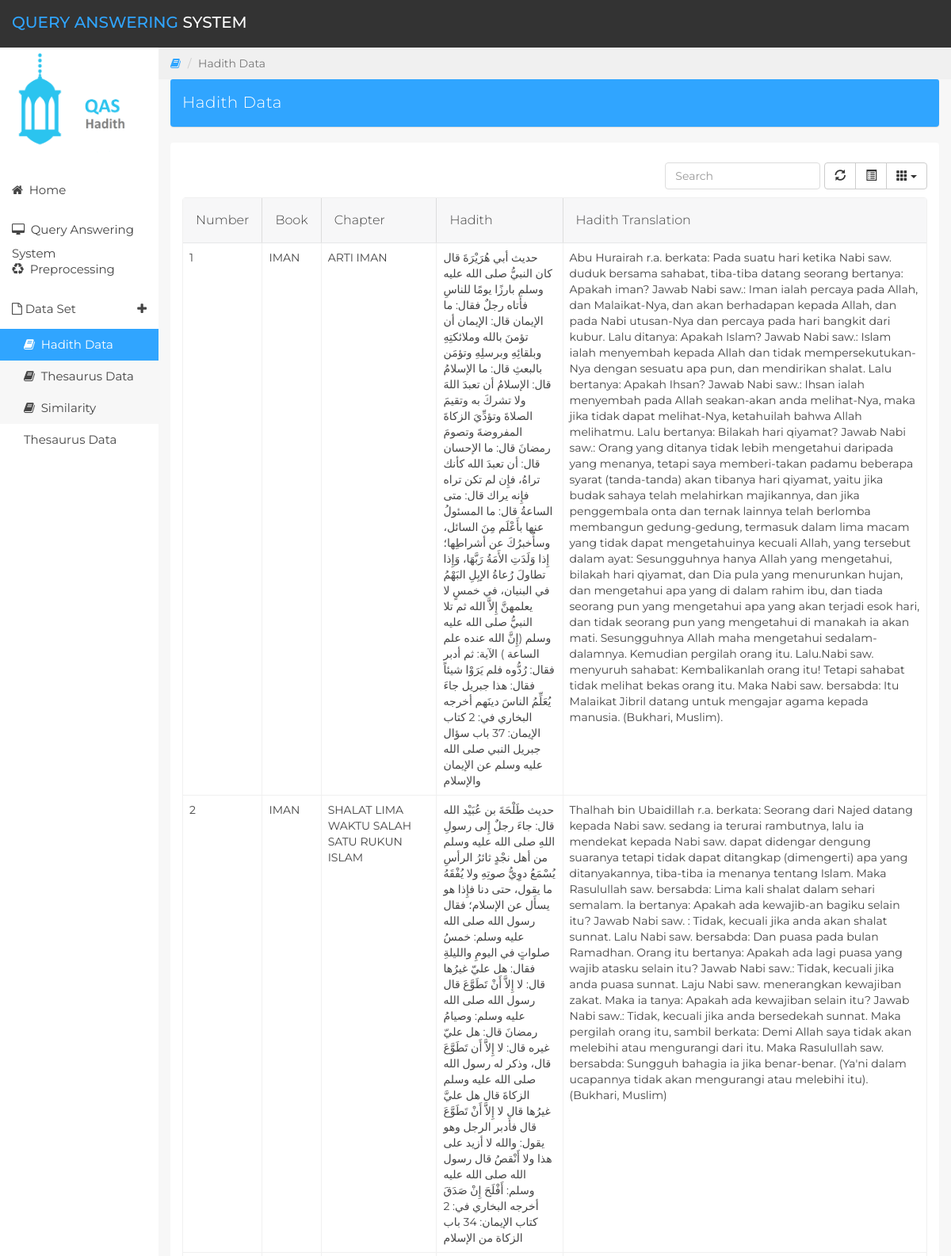
Page /dataset.php (upper part) on the committed database.
### tables this page shows
CREATE TABLE `tb_hadis` (
  `nomor_hadis` int(11) NOT NULL,
  `kitab` varchar(200) NOT NULL,
  `bab` varchar(200) NOT NULL,
  `hadits` longtext NOT NULL,
  `isi` text NOT NULL,
  `bobot` double NOT NULL
);

### dataset.php (the view, shortened to what this page needs)
<!DOCTYPE html>
<html>
<?php
    include("koneksi.php");
?>
<head>
		<link href="css/bootstrap.min.css" rel="stylesheet">
		<link href="css/font-awesome.min.css" rel="stylesheet">
		<link href="css/datepicker3.css" rel="stylesheet">
		<link href="css/bootstrap-table.css" rel="stylesheet">
		<link href="css/styles.css" rel="stylesheet">
	</head>
	<body>
    <nav class="navbar navbar-custom navbar-fixed-top" role="navigation">
			<div class="container-fluid">
				<div class="navbar-header">
					<a class="navbar-brand" href="#"><span>Query Answering</span> System</a>
				</div>
			</div>
		</nav>
		<div id="sidebar-collapse" class="col-sm-3 col-lg-2 sidebar">
			<div>
				<img src="images/qas_hadith_icon.png" width="180" class="img-responsive" alt="">
			</div>
			<ul class="nav menu">
				<li><a class="" href="index.php"><em class="fa fa-home">&nbsp;</em> Home</a></li>
				<li><a class="" href="search.php"><span class="fa fa-desktop">&nbsp;</span> Query Answering System</a></li>
				<li><a class="" href="preprocessing.php"><span class="fa fa-recycle">&nbsp;</span> Preprocessing</a></li>
				<li class="parent "><a data-toggle="collapse" href="#sub-item-1">
					<em class="fa fa-file-o">&nbsp;</em>Data Set<span data-toggle="collapse" href="#sub-item-1" class="icon pull-right"><i class="fa fa-plus"></i></span>
					</a>
					<ul class="children collapse in" id="sub-item-1">
						<li class="active"><a class="" href="dataset.php"><span class="fa fa-book">&nbsp;</span>
							Hadith Data
						</a></li>
						<li><a class="" href="data_thesaurus.php"><span class="fa fa-book">&nbsp;</span>
							Thesaurus Data
						</a></li>
						<li><a class="" href="data_sim_thesaurus.php"><span class="fa fa-book">&nbsp;</span>
							Similarity Thesaurus Data
						</a></li>
					</ul>
				</li>
			</ul>
        </div>
		<div class="col-sm-9 col-sm-offset-3 col-lg-10 col-lg-offset-2 main">
			<div class="row">
				<ol class="breadcrumb">
					<li><a href="#">
						<em class="fa fa-book"></em>
					</a></li>
					<li class="active">Hadith Data</li>
				</ol>
			</div>
			<div class="row">
				<div class="col-lg-12">
					<div class="panel panel-info">
						<div class="panel panel-heading">Hadith Data</div>
					</div>
				</div>
    		</div>
			<div class="row">
				<div class="col-lg-12">
					<div class="panel panel-default">
						<div class="panel-body">
							<table data-toggle="table"  data-show-refresh="true" data-show-toggle="true" data-show-columns="true" data-search="true" data-select-item-name="toolbar1" data-pagination="true" data-sort-name="name" data-sort-order="desc">
								<thead>
                                    <tr>
										<th data-field="no" data-sortable="true">Number</th>
                                        <th data-field="kitab" data-sortable="true">Book</th>
                                        <th data-field="bab" data-sortable="true">Chapter</th>
                                        <th data-field="hadits" data-sortable="true">Hadith</th>
                                        <th data-field="isi" data-sortable="true">Hadith Translation</th>
                                    </tr>
								</thead>
								<tbody>
								<?php
                                mysqli_query($connect,"SET CHARACTER SET utf8");
                                $query = mysqli_query($connect, "SELECT * FROM tb_hadis ORDER by nomor_hadis ASC") or die(("Can't Connect Database"));
                                $no = 1;
                                while ($row = mysqli_fetch_assoc($query)) {
                                    ?>
                                        <tr>
											<td><?php echo $no;?></td>
                                            <td><?php echo $row['kitab'];?></td>
                                            <td><?php echo $row['bab'];?></td>
                                            <td><?php echo $row['hadits'];?></td>
                                            <td><?php echo $row['isi'];?></td>
                                        </tr>
                                    <?PHP
                                    $no++;
                                }
                                ?>
								</tbody>
							</table>
						</div>
					</div>
				</div>
			</div>
		</div>
	</body>
</html>

### css/styles.css (style rules this page uses)
body { background: #f7f7f7; padding-top: 60px; font-size: 14px; color: #444444; font-family: "Montserrat", "Helvetica Neue", Helvetica, Arial, sans-serif; }
a, a:hover, a:focus { color: #30a5ff; }
.navbar-custom { background: #333; height: 60px; }
.navbar-header .navbar-brand { color: #fff; font-size: 20px; text-transform: uppercase; font-weight: 500; height: 60px; padding-top: 18px; }
.navbar-header .navbar-brand span { color: #30a5ff; }
.panel { border: 0; }
.panel-info > .panel-heading { background-color: #30a5ff; color: #fff; border: none; }
.panel-heading { font-size: 20px; font-weight: 300; letter-spacing: 0.025em; height: 60px; line-height: 38px; }
.navbar { border: 0; }
.sidebar { display: block; padding: 0; display: none; box-shadow: none; background: #fff; }
.sidebar ul { margin: 20px 0px; }
@media (min-width: 768px) { .sidebar { display: block; position: fixed; top: 60px; bottom: 0; left: 0; z-index: 1000; display: block; margin: 0; padding: 0; overflow-x: hidden; overflow-y: auto; } }
@media (min-width: 768px) { .navbar-header { width: 100%; } }
.sidebar ul.nav .active a, .sidebar ul.nav li.parent a.active, .sidebar ul.nav .active > a:hover, .sidebar ul.nav li.parent a.active:hover, .sidebar ul.nav .active > a:focus, .sidebar ul.nav li.parent a.active:focus, .sidebar ul.nav ul.children li.active a { color: #fff; background-color: #30a5ff; }
.sidebar ul.nav ul, .sidebar ul.nav ul li { list-style: none; list-style-type: none; }
.sidebar ul.nav li a { height: 50px; font-size: 15px; line-height: 2em; color: #444444; }
.sidebar ul.nav ul.children { width: auto; padding: 0; margin: 0; background: #f9f9f9; }
.sidebar ul.nav ul.children li a { height: 40px; background: #f7f7f7; color: #444444; }
.sidebar ul.nav li.parent ul li a { border: none; display: block; padding-left: 30px; line-height: 40px; border-radius: 0; }
.breadcrumb { border-radius: 0; padding: 10px 15px 10px 15px; background: #f0f0f0; margin: 0; }
.table { background: #fff; }

### dataset.php (style rules this page uses)
body { display:none; }

### rows in the picture
tb_hadis: kitab "IMAN", bab "ARTI IMAN", hadits "حديث أبي هُرَيْرَةَ قال كان النبيُّ صلى الله عليه وسلم بارزًا يومًا للناسِ فأَتاه رجلٌ فقال: ما الإيمان قال: الإيمان أن تؤمنَ بالله وملائكتِهِ وبلقائِهِ وبرسلِهِ وتؤمَن بالبعثِ قال: ما الإسلامُ قال: الإسلامُ أن تعبدَ اللهَ ولا تشركَ به وتقيمَ الصلاةَ وتؤدِّيَ الزكاةَ المفروضةَ وتصومَ رمضانَ قال: ما الإحسان قال: أن تعبدَ الله كأنك تراهُ، فإِن لم تكن تراه فإِنه يراك قال: متى الساعةُ قال: ما المسئولُ عنها بأَعْلَم مِنَ السائل، وسأُخبرُكَ عن أشراطِها؛ إِذا وَلَدَتِ الأَمَةُ رَبَّهَا، وَإِذا تطاولَ رُعاةُ الإبِلِ البَهْمُ في البنيان، في خمسٍ لا يعلمهنَّ إِلاَّ الله ثم تلا النبيُّ صلى الله عليه وسلم (إِنَّ الله عنده علم الساعة ) الآية: ثم أدبر فقال: رُدُّوه فلم يَرَوْا شيئاً فقال: هذا جبريل جاءَ…", isi "Abu Hurairah r.a. berkata: Pada suatu hari ketika Nabi saw. duduk bersama sahabat, tiba-tiba datang seorang bertanya: Apakah iman? Jawab Nabi saw.: Iman ialah percaya pada Allah, dan Malaikat-Nya, dan akan berhadapan kepada Allah, dan pada Nabi utusan-Nya dan percaya pada hari bangkit dari kubur. Lalu ditanya: Apakah Islam? Jawab Nabi saw.: Islam ialah menyembah kepada Allah dan tidak mempersekutukan-Nya dengan sesuatu apa pun, dan mendirikan shalat. Lalu bertanya: Apakah Ihsan? Jawab Nabi saw.: Ihsan ialah menyembah pada Allah seakan-akan anda melihat-Nya, maka jika tidak dapat melihat-Nya, ketahuilah bahwa Allah melihatmu. Lalu bertanya: Bilakah hari qiyamat? Jawab Nabi saw.: Orang yang…"
tb_hadis: kitab "IMAN", bab "SHALAT LIMA WAKTU SALAH SATU RUKUN ISLAM", hadits "حديث طَلْحَةَ بن عُبَيْد الله قال: جاءَ رجلٌ إِلى رسولِ اللهِ صلى الله عليه وسلم من أهل نجْدٍ ثائرُ الرأسِ يُسْمَعُ دوِيُّ صوتِهِ ولا يُفْقَهُ ما يقول، حتى دنا فإِذا هو يسأَل عن الإسلام؛ فقال رسول الله صلى الله عليه وسلم: خمسُ صلواتٍ في اليومِ والليلةِ فقال: هل عليّ غيرُها قال: لا إِلاَّ أَنْ تَطَوَّعَ قال رسول الله صلى الله عليه وسلم: وصيامُ رمضانَ قال: هل عليّ غيره قال: لا إِلاَّ أَن تَطَوَّعَ قال، وذكر له رسول الله صلى الله عليه وسلم الزكاةَ قال هل عليَّ غيرُها قال لا إِلاَّ أَنْ تَطَوَّعَ قال فأَدبر الرجل وهو يقول: والله لا أزيد على هذا ولا أَنْقصُ قال رسول الله صلى الله عليه وسلم: أَفْلَحَ إِنْ صَدَقَ أخرجه البخاري في: 2 كتاب الإيمان: 34 باب الزكاة من الإسلام", isi "Thalhah bin Ubaidillah r.a. berkata: Seorang dari Najed datang kepada Nabi saw. sedang ia terurai rambutnya, lalu ia mendekat kepada Nabi saw. dapat didengar dengung suaranya tetapi tidak dapat ditangkap (dimengerti) apa yang ditanyakannya, tiba-tiba ia menanya tentang Islam. Maka Rasulullah saw. bersabda: Lima kali shalat dalam sehari semalam. la bertanya: Apakah ada kewajib-an bagiku selain itu? Jawab Nabi saw. : Tidak, kecuali jika anda akan shalat sunnat. Lalu Nabi saw. bersabda: Dan puasa pada bulan Ramadhan. Orang itu bertanya: Apakah ada lagi puasa yang wajib atasku selain itu? Jawab Nabi saw.: Tidak, kecuali jika anda puasa sunnat. Laju Nabi saw. menerangkan kewajiban zakat. Maka ia…"
